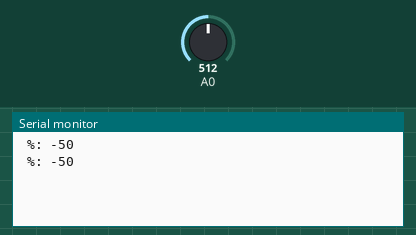
This sketch was run on a simulated Arduino Uno, built with avr-gcc and run on an emulated ATmega328P. Shown: the last lines printed to the serial monitor. Inputs (shaded band) come from the test bench; at power-on: A0 = 512.

Above: at 2.8 s.
2.9 s: A0 set to 716
At 3.4 s:
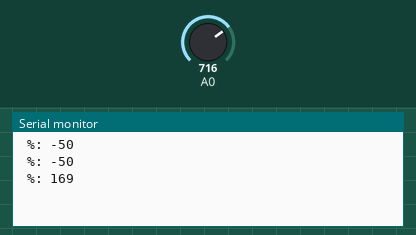
4.4 s: A0 set to 900
At 5.8 s:
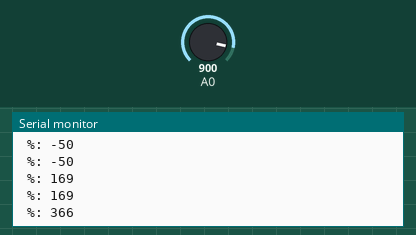
Timing chart, 0 to 7.4 s (numbered marks = the images above; inputs shaded):
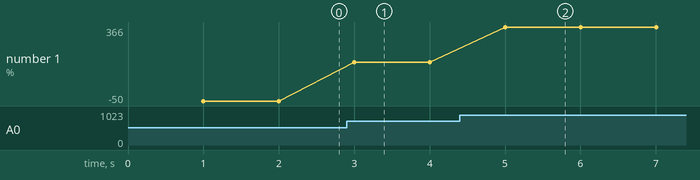

Measured:
- after the input at 2.9 s, the serial monitor: prints a new line after 0.10 s (image 1)
- after the input at 4.4 s, the serial monitor: prints a new line after 0.60 s (image 2)
- plotted number 1: -50 → 169 after the input at 2.9 s, 169 → 366 after the input at 4.4 s

The sketch:

battery-level.ino
```cpp
//#include <Battery.h>

//Battery battery(3400, 4200, A0);

void setup() {
  Serial.begin(9600);
  //  battery.begin(4200, 1.0);
}

int readBatteryCapacity(int pin) {
  float measuredvbat = analogRead(pin);
  measuredvbat *= 2;    // we divided by 2, so multiply back
  measuredvbat *= 3.3;  // Multiply by 3.3V, our reference voltage
  measuredvbat /= 1024; // convert to voltage
  int milliVolt = measuredvbat * 1000.0;
  int capacityPercent = map(milliVolt, 3600, 4200, 0, 100);
  return capacityPercent;
}

void loop() {
  digitalWrite(LED_BUILTIN, HIGH);
  delay(500);
  digitalWrite(LED_BUILTIN, LOW);
  delay(500);
  Serial.print(" %: " ); Serial.println(readBatteryCapacity(A0));
}
```
